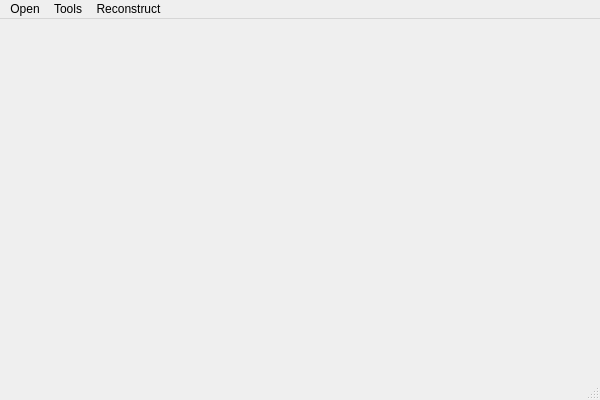
<?xml version="1.0" encoding="UTF-8"?>
<ui version="4.0">
 <class>MvgSoftClass</class>
 <widget class="QMainWindow" name="MvgSoftClass">
  <property name="geometry">
   <rect>
    <x>0</x>
    <y>0</y>
    <width>600</width>
    <height>400</height>
   </rect>
  </property>
  <property name="windowTitle">
   <string>MvgSoft</string>
  </property>
  <widget class="QWidget" name="centralWidget"/>
  <widget class="QStatusBar" name="statusBar"/>
  <widget class="QMenuBar" name="menuBar">
   <property name="geometry">
    <rect>
     <x>0</x>
     <y>0</y>
     <width>600</width>
     <height>23</height>
    </rect>
   </property>
   <widget class="QMenu" name="menuOpen">
    <property name="title">
     <string>Open</string>
    </property>
    <property name="icon">
     <iconset resource="mvgsoft.qrc">
      <normaloff>:/MvgSoft/openFile</normaloff>:/MvgSoft/openFile</iconset>
    </property>
    <addaction name="actionFiles"/>
   </widget>
   <widget class="QMenu" name="menuTools">
    <property name="title">
     <string>Tools</string>
    </property>
    <property name="icon">
     <iconset resource="mvgsoft.qrc">
      <normaloff>:/MvgSoft/Tools</normaloff>:/MvgSoft/Tools</iconset>
    </property>
    <widget class="QMenu" name="menuMatche">
     <property name="title">
      <string>Matche</string>
     </property>
     <property name="icon">
      <iconset resource="mvgsoft.qrc">
       <normaloff>:/MvgSoft/match</normaloff>:/MvgSoft/match</iconset>
     </property>
     <addaction name="actionEMatch"/>
     <addaction name="actionFMatch"/>
     <addaction name="actionHMatch"/>
    </widget>
    <widget class="QMenu" name="menuPipeLine">
     <property name="title">
      <string>PipeLine</string>
     </property>
     <property name="icon">
      <iconset resource="mvgsoft.qrc">
       <normaloff>:/MvgSoft/piple</normaloff>:/MvgSoft/piple</iconset>
     </property>
     <addaction name="actionCMPMVS"/>
     <addaction name="actionPMVS"/>
     <addaction name="actionMeshLab"/>
    </widget>
    <addaction name="actionComputeFocal"/>
    <addaction name="menuMatche"/>
    <addaction name="menuPipeLine"/>
    <addaction name="actionCMVS"/>
    <addaction name="actionMesh"/>
    <addaction name="actionColor"/>
   </widget>
   <widget class="QMenu" name="menuReconstruct">
    <property name="title">
     <string>Reconstruct</string>
    </property>
    <property name="icon">
     <iconset resource="mvgsoft.qrc">
      <normaloff>:/MvgSoft/reconstruct</normaloff>:/MvgSoft/reconstruct</iconset>
    </property>
    <addaction name="actionIncremental"/>
    <addaction name="actionGlobal"/>
    <addaction name="actionPMVS2"/>
    <addaction name="actionLibViso"/>
   </widget>
   <addaction name="menuOpen"/>
   <addaction name="menuTools"/>
   <addaction name="menuReconstruct"/>
  </widget>
  <action name="actionFiles">
   <property name="icon">
    <iconset resource="mvgsoft.qrc">
     <normaloff>:/MvgSoft/Images</normaloff>:/MvgSoft/Images</iconset>
   </property>
   <property name="text">
    <string>OpenFiles</string>
   </property>
   <property name="shortcut">
    <string>Shift+F</string>
   </property>
  </action>
  <action name="actionComputeFocal">
   <property name="icon">
    <iconset resource="mvgsoft.qrc">
     <normaloff>:/MvgSoft/Focal</normaloff>:/MvgSoft/Focal</iconset>
   </property>
   <property name="text">
    <string>ComputeFocal</string>
   </property>
  </action>
  <action name="actionIncremental">
   <property name="icon">
    <iconset resource="mvgsoft.qrc">
     <normaloff>:/MvgSoft/incremental</normaloff>:/MvgSoft/incremental</iconset>
   </property>
   <property name="text">
    <string>Incremental</string>
   </property>
  </action>
  <action name="actionGlobal">
   <property name="icon">
    <iconset resource="mvgsoft.qrc">
     <normaloff>:/MvgSoft/global</normaloff>:/MvgSoft/global</iconset>
   </property>
   <property name="text">
    <string>Global</string>
   </property>
  </action>
  <action name="actionEMatch">
   <property name="icon">
    <iconset resource="mvgsoft.qrc">
     <normaloff>:/MvgSoft/eMatrix</normaloff>:/MvgSoft/eMatrix</iconset>
   </property>
   <property name="text">
    <string>EMatch</string>
   </property>
  </action>
  <action name="actionFMatch">
   <property name="icon">
    <iconset resource="mvgsoft.qrc">
     <normaloff>:/MvgSoft/fMatrix</normaloff>:/MvgSoft/fMatrix</iconset>
   </property>
   <property name="text">
    <string>FMatch</string>
   </property>
  </action>
  <action name="actionHMatch">
   <property name="icon">
    <iconset resource="mvgsoft.qrc">
     <normaloff>:/MvgSoft/hMatrix</normaloff>:/MvgSoft/hMatrix</iconset>
   </property>
   <property name="text">
    <string>HMatch</string>
   </property>
  </action>
  <action name="actionCMPMVS">
   <property name="icon">
    <iconset resource="mvgsoft.qrc">
     <normaloff>:/MvgSoft/CMPMVS</normaloff>:/MvgSoft/CMPMVS</iconset>
   </property>
   <property name="text">
    <string>CMPMVS</string>
   </property>
  </action>
  <action name="actionPMVS">
   <property name="icon">
    <iconset resource="mvgsoft.qrc">
     <normaloff>:/MvgSoft/PMVS</normaloff>:/MvgSoft/PMVS</iconset>
   </property>
   <property name="text">
    <string>PMVS</string>
   </property>
  </action>
  <action name="actionMeshLab">
   <property name="icon">
    <iconset resource="mvgsoft.qrc">
     <normaloff>:/MvgSoft/meshlab</normaloff>:/MvgSoft/meshlab</iconset>
   </property>
   <property name="text">
    <string>MeshLab</string>
   </property>
  </action>
  <action name="actionCMVS">
   <property name="icon">
    <iconset resource="mvgsoft.qrc">
     <normaloff>:/MvgSoft/CMVS</normaloff>:/MvgSoft/CMVS</iconset>
   </property>
   <property name="text">
    <string>CMVS</string>
   </property>
  </action>
  <action name="actionPMVS2">
   <property name="icon">
    <iconset resource="mvgsoft.qrc">
     <normaloff>:/MvgSoft/PMVS2</normaloff>:/MvgSoft/PMVS2</iconset>
   </property>
   <property name="text">
    <string>PMVS2</string>
   </property>
  </action>
  <action name="actionMesh">
   <property name="icon">
    <iconset resource="mvgsoft.qrc">
     <normaloff>:/MvgSoft/Mesh</normaloff>:/MvgSoft/Mesh</iconset>
   </property>
   <property name="text">
    <string>Mesh</string>
   </property>
  </action>
  <action name="actionLibViso">
   <property name="icon">
    <iconset resource="mvgsoft.qrc">
     <normaloff>:/MvgSoft/LibViso</normaloff>:/MvgSoft/LibViso</iconset>
   </property>
   <property name="text">
    <string>LibViso</string>
   </property>
  </action>
  <action name="actionColor">
   <property name="icon">
    <iconset resource="mvgsoft.qrc">
     <normaloff>:/MvgSoft/ColorHarm</normaloff>:/MvgSoft/ColorHarm</iconset>
   </property>
   <property name="text">
    <string>Color</string>
   </property>
  </action>
 </widget>
 <layoutdefault spacing="6" margin="11"/>
 <resources>
  <include location="mvgsoft.qrc"/>
 </resources>
 <connections/>
</ui>
